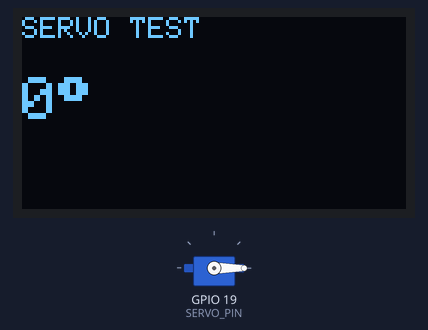
Simulated run of this sketch. Board: ESP32. On the bench: 128×64 one-colour display, servo. I2S audio is not simulated (input reads silence).

Above: at 0.4 s.
At 1.75 s:
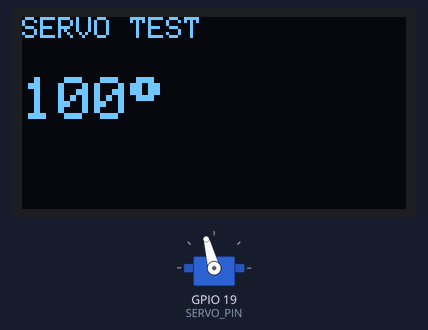
At 3.07 s:
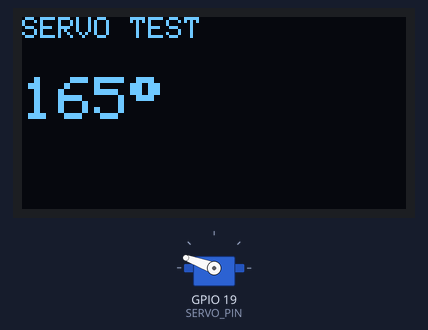
At 5.69 s:
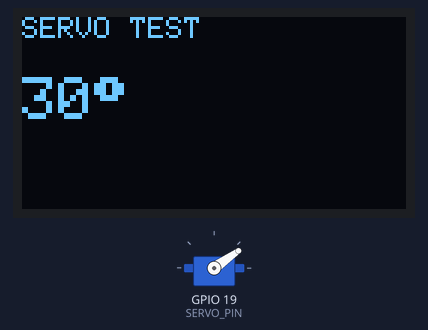
Timing chart, 0 to 40.0 s (numbered marks = the images above):
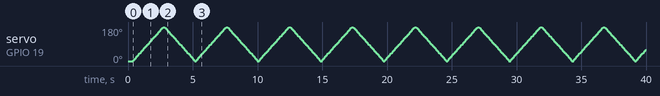

The sketch:

wdass.ino
```cpp
#include <Wire.h>
#include <Adafruit_GFX.h>
#include <Adafruit_SSD1306.h>
#include <ESP32Servo.h>
#include <driver/i2s.h>

/* ================= OLED ================= */
#define I2C_SDA 22
#define I2C_SCL 21
Adafruit_SSD1306 display(128, 64, &Wire, -1);

/* ================= MIC ================= */
#define MIC_BCLK  27
#define MIC_WS    32
#define MIC_SD    33

/* ================= SPEAKER ================= */
#define SPK_BCLK  14
#define SPK_LRC   15
#define SPK_DOUT  25

/* ================= SERVO ================= */
#define SERVO_PIN 19
Servo myServo;

/* ================= I2S ================= */
#define I2S_MIC_PORT I2S_NUM_0
#define I2S_SPK_PORT I2S_NUM_1

/* ================= SETUP ================= */
void setup() {
  Serial.begin(115200);
  delay(300);

  /* ---- I2C ---- */
  Wire.begin(I2C_SDA, I2C_SCL);

  /* ---- OLED ---- */
  display.begin(SSD1306_SWITCHCAPVCC, 0x3C);
  display.clearDisplay();
  display.setTextColor(SSD1306_WHITE);

  /* ---- SERVO ---- */
  myServo.attach(SERVO_PIN);
  myServo.write(0);

  /* ---- MIC ---- */
  initMic();

  /* ---- SPEAKER ---- */
  initSpeaker();

  displayStatus(0);
}

/* ================= LOOP ================= */
void loop() {
  // 0 → 180
  for (int angle = 0; angle <= 180; angle += 5) {
    myServo.write(angle);
    displayStatus(angle);
    delay(40);
  }

  // 180 → 0
  for (int angle = 180; angle >= 0; angle -= 5) {
    myServo.write(angle);
    displayStatus(angle);
    delay(40);
  }
}

/* ================= OLED ================= */
void displayStatus(int angle) {
  display.clearDisplay();
  display.setCursor(0, 0);
  display.setTextSize(1);
  display.println("SERVO TEST");

  display.setTextSize(2);
  display.setCursor(0, 20);
  display.print(angle);
  display.print((char)247); // simbol derajat
  display.display();
}

/* ================= MIC INIT ================= */
void initMic() {
  i2s_config_t mic_config = {
    .mode = (i2s_mode_t)(I2S_MODE_MASTER | I2S_MODE_RX),
    .sample_rate = 16000,
    .bits_per_sample = I2S_BITS_PER_SAMPLE_32BIT,
    .channel_format = I2S_CHANNEL_FMT_ONLY_LEFT,
    .communication_format = I2S_COMM_FORMAT_STAND_I2S,
    .intr_alloc_flags = 0,
    .dma_buf_count = 8,
    .dma_buf_len = 512,
    .use_apll = false
  };

  i2s_pin_config_t mic_pins = {
    .bck_io_num = MIC_BCLK,
    .ws_io_num = MIC_WS,
    .data_out_num = I2S_PIN_NO_CHANGE,
    .data_in_num = MIC_SD
  };

  i2s_driver_install(I2S_MIC_PORT, &mic_config, 0, NULL);
  i2s_set_pin(I2S_MIC_PORT, &mic_pins);
}

/* ================= SPEAKER INIT ================= */
void initSpeaker() {
  i2s_config_t spk_config = {
    .mode = (i2s_mode_t)(I2S_MODE_MASTER | I2S_MODE_TX),
    .sample_rate = 16000,
    .bits_per_sample = I2S_BITS_PER_SAMPLE_16BIT,
    .channel_format = I2S_CHANNEL_FMT_ONLY_LEFT,
    .communication_format = I2S_COMM_FORMAT_STAND_I2S,
    .intr_alloc_flags = 0,
    .dma_buf_count = 8,
    .dma_buf_len = 512,
    .use_apll = false
  };

  i2s_pin_config_t spk_pins = {
    .bck_io_num = SPK_BCLK,
    .ws_io_num = SPK_LRC,
    .data_out_num = SPK_DOUT,
    .data_in_num = I2S_PIN_NO_CHANGE
  };

  i2s_driver_install(I2S_SPK_PORT, &spk_config, 0, NULL);
  i2s_set_pin(I2S_SPK_PORT, &spk_pins);
}
```
